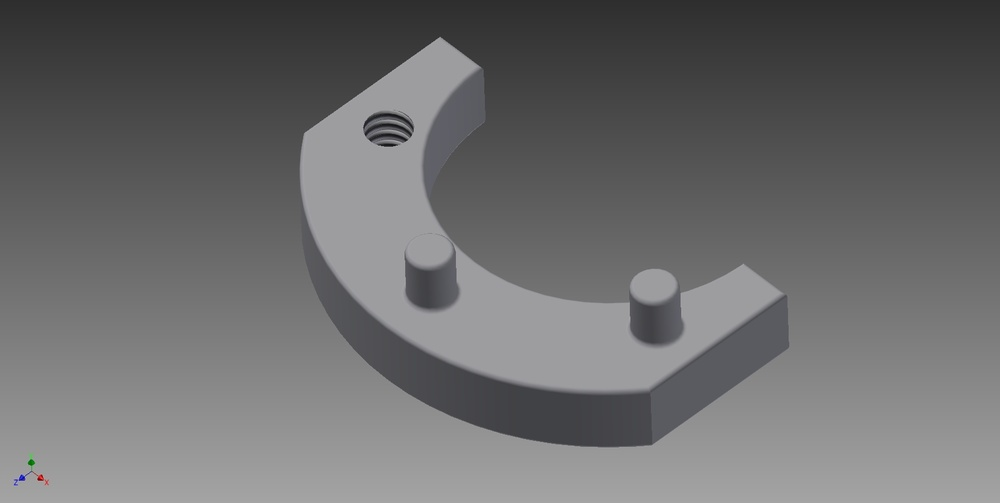
#> input picture Week 9/sample_image.jpg, 1000 x 503 px, shrunk from 1656 x 833 before the run
$ python python_tutorial_week9_with_answers.py
#> lines starting #> are read from the running program, lines starting #| are printed output that depends on the picture
# -*- coding: utf-8 -*-
"""
Created on Sat Oct  8 16:57:33 2016

previous file name was cycle0_week5.py

@author: jledue
"""

import numpy as np
import matplotlib.pyplot as plt

"""
As we have been learning about arrays, strings, loops, etc we've paused
a few times to check graphically that what we were doing made sense.  In
this tutorial we will spend more time exploring different types of plots
and figures in matplotlib.

Our goals are to introduce the basic plot commands (plot, bar) as well
as imshow which can be used to display 2D images.  We will
learn the basic commands for adding titles, lables, changing font size
and adding legends.

Full documentation and examples on matplotlib are here:
http://matplotlib.org/index.html


2d line plots

First let's make some data for plotting. In this case a parabola.

1. Set up the x values as an ordered list.  Start the list at 0, use an
increment of 0.1 and end at 3.
"""

x=np.arange(.0,3,.1)

# 2. Square the x values and assign the result to a new variable called y1.

y1=np.power(x,2)

"""
When making plots you usually begin by creating a figure window.  Follow
that by the plotting command:
"""

plt.figure();
plt.plot(y1)

"""
3. Notice the x axis is the y1 index (0-30) replot again and make use of the
x values.
"""

plt.figure();
plt.plot(x,y1)

# This is the basic 2d plot.  We can add a title.  Highlight and run the
#next 3 lines together.
plt.figure();
plt.plot(x,y1)
plt.title('First plot example of a parabolic curve')

"""
% Notice the input to the title is a string.  So when we are working with
% our data, we can create titles that incorporate string variables (Such as
% the file name where the data came from).

% 4. Add the string 'x values' as an x axis label and the string 'y values'
% as a y axis label using the commands xlabel and ylabel
"""
plt.figure();
plt.plot(x,y1)
plt.title('First plot example of a parabolic curve')
plt.xlabel('x values')
plt.ylabel('y values')

"""
matplotlib's default fontsize is often too small.  People you share the plots
with will complain.

5. Re-do the plot and change the fontsize of the xlabel and ylabel to
match the title.  The commands are analogous.
"""

plt.figure();
plt.plot(x,y1)
plt.title('First plot example of a parabolic curve',fontsize=18)
plt.xlabel('x values',fontsize=18)
plt.ylabel('y values',fontsize=18)

# What about the axis tick labels? ie the numbers on the axes?

# try:
plt.figure();
plt.plot(x,y1)
plt.title('First plot example of a parabolic curve',fontsize=18)
plt.xlabel('x values',fontsize=18)
plt.ylabel('y values',fontsize=18)
plt.tick_params(labelsize=18)

"""
help(plt.tick_params)

will take you to a full list.  Fontsize is just one thing we can change.

Another common one is to elimate the drawing of the axis on the top and
right hand sides, which makes the graph look boxed in.  This is a little more
complicated unfortunately.
"""

plt.figure();
#assign the axis to a variable so we manipluate them
ax = plt.subplot(111)
ax.plot(x, y1)

# Hide the right and top spines
ax.spines['right'].set_visible(False)
ax.spines['top'].set_visible(False)

# Only show ticks on the left and bottom spines
ax.yaxis.set_ticks_position('left')
ax.xaxis.set_ticks_position('bottom')


# or to add gridlines
ax.grid(1,which='major',axis='x')

"""
There are a lot of options, too many to go into each one, but the matplotlib
website mentioned at the beginning has a lot of examples.

Let's move to the situation where you want to plot more than one curve
together.

6. Create another variable called y2.  Assign it the values of x raised
to the 1.5 power instead of as we did for y1 above.
"""

y2=np.power(x,1.5)

"""
7. Let's begin by making a new figure window and plotting y1 vs x as we
did above.
"""

plt.figure();
plt.plot(x,y1)

# 8. plot y2 vs x is analogous way to y1.
plt.figure();
plt.plot(x,y1)
plt.plot(x,y2)

"""
Notice that by default matplotlib has colored the curves blue and green.

Let's say we wanted it the other way around.  We can add another argument
to the plot command to indicate the color.

Try:
"""


plt.figure();
plt.plot(x,y1,'g')
plt.plot(x,y2,'b')

"""
details are listed under help(plt.plot)

For example if we wanted a red line dashed and a blue one to have
circles marking the points.

Try:
"""

plt.figure();
plt.plot(x,y1,'--r')
plt.plot(x,y2,'ob')

# Now that we have two curves a legend also becomes important.
plt.figure();
plt.plot(x,y1,'--r',label='Power2')
plt.plot(x,y2,'ob',label='Power1.5')
plt.legend(loc='upper center', shadow=True, fontsize='x-large')

"""
% Let's move on to an example where we would like to represent the error
% bounds of multiple measurements.

% Let's add some random noise to our parabola
% Example: parabola with noise
"""
y1=np.power(x,2)+.5*np.random.randn(np.size(y1))

""" 9. plot it to see the effect of the noise."""

plt.figure();
plt.plot(x,y1)

"""
% 10.  Create an empty variable (filled with zeros) with space for 10
% replicates of y1 called all_y1.  First store the value 10 in a variable
% called n_reps, so we can easily change it later.  Make all_y1 have 10
% columns and get the number of rows from the number of elements of y1.
"""
n_reps=10;
all_y1=np.zeros((np.size(y1),n_reps));

"""
11. Construct a for loop to store the result of 10 (n_reps) instances of our
parabola with noise.  These could be a signal we've measured in reponse
to 10 stimuli for example.

use i as your loop variable.  Start your loop variable at 1 and end at
n_reps (10).
"""

for i in np.arange(0,10):
    print(i)
    y1=np.power(x,2)+.5*np.random.randn(np.size(y1))
    all_y1[:,i]=y1

"""
Your loop can contain 2 commands, one like the Example: parabola with
noise above, which generates a parabola with noise and a second which
indexes all_y1 using the loop variable and stores the values in the
correct places in the larger matrix.

Now try
"""

plt.figure();
plt.plot(all_y1)

"""
This plots all the columns so you can see the noise.

12.  Use the mean command to average all_y1 over the reps.  Store the
result in a variable called avg_y1.
"""

avg_y1=np.mean(all_y1,1)

"""
13 Use the std command to calculate the standard deviation at each x
value. Store the result in a variable called err_y1.
"""

err_y1=np.std(all_y1,1)

"""
Bonus: This is standard deviation, how would you get standard error of
the mean?

Note that you can do this directly with math, or google scipy.stats.sem

Now we can use fill between to represent the error bounds as a shaded region
"""

plt.figure();
plt.plot(x, avg_y1, 'k-')
plt.fill_between(x, avg_y1-err_y1, avg_y1+err_y1)

"""
Let's move on to Bar graphs.

14. Make two variables called b1, b2 & b3 assign one the values 10, 5, & 7.5.
"""

b1=10
b2=5
b3=7.5

"""
The matplotlib command for bar graphs is bar.
"""
#define the x position of the groups
x=(1,2,3)
plt.figure();
plt.bar(x,(b1,b2,b3))

"""
It looks a bit rediculous with the bars so wide, so you can give bar a
third input to change this:
"""

plt.figure();
plt.bar(x,(b1,b2,b3),.3)

"""
Let's create another set of numbers representing the standard error of
the mean for each bar.
"""

err_b=(1, 1.5, .7)

#Another input to bar will handle the errors.
plt.figure();
plt.bar(x,(b1,b2,b3),.3,yerr=err_b)

"""
Lastly displaying images.

load in sample_image.jpg using imread, last time we used the scipy module to
imread but matplotlib has one too.
"""

img=plt.imread("sample_image.jpg")
#> img is the input picture: shape (503, 1000, 3); mean R, G, B 107.2, 107.2, 107.8
#recall you might need to use pwd and cd to navigate to the folder with the
#sample image or supply the full path.

#generate a figure window and then use imshow
plt.figure();
plt.imshow(img)

#or only the green channel

plt.figure()
plt.imshow(img[:,:,1])

# Bonus, How can the range of displayed grey values be changed?
plt.figure()
plt.imshow(img[:,:,1],vmin=25,vmax=175)

#Bonus 2, How can the colormap be changed?
#https://matplotlib.org/examples/color/colormaps_reference.html
plt.figure()
plt.imshow(img[:,:,1],cmap='hot')
#> figure, not shown here; curve peaks at x = 29, y = 8.41
#> figure, not shown here; curve peaks at x = 2.9, y = 8.41
#> figure, not shown here; curve peaks at x = 2.9, y = 8.41
#> figure, not shown here; curve peaks at x = 2.9, y = 8.41
#> figure, not shown here; curve peaks at x = 2.9, y = 8.41
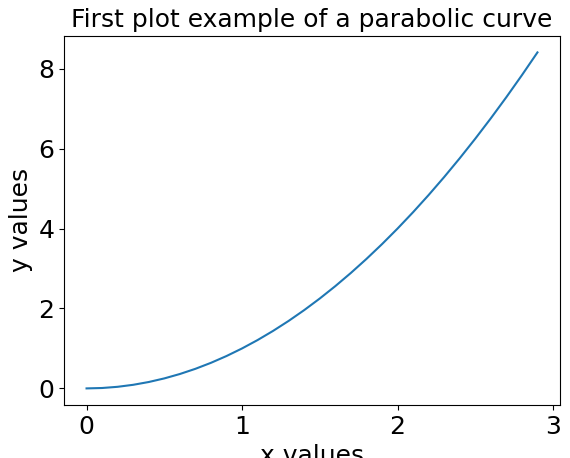
#> figure drawn by matplotlib, 1 panel; curve peaks at x = 2.9, y = 8.41
#> figure, not shown here; curve peaks at x = 2.9, y = 8.41
#> figure, not shown here; curve peaks at x = 2.9, y = 8.41; curve peaks at x = 2.9, y = 4.94
#> figure, not shown here; curve peaks at x = 2.9, y = 8.41; curve peaks at x = 2.9, y = 4.94
#> figure, not shown here; curve peaks at x = 2.9, y = 8.41; curve peaks at x = 2.9, y = 4.94
#> figure, not shown here; curve peaks at x = 2.9, y = 8.41; curve peaks at x = 2.9, y = 4.94
#> figure, not shown here; curve peaks at x = 2.9, y = 9.14
#> figure, not shown here; curve peaks at x = 29, y = 8.23; curve peaks at x = 29, y = 8.94; curve peaks at x = 29, y = 8.87
#> figure, not shown here; curve peaks at x = 2.9, y = 8.57
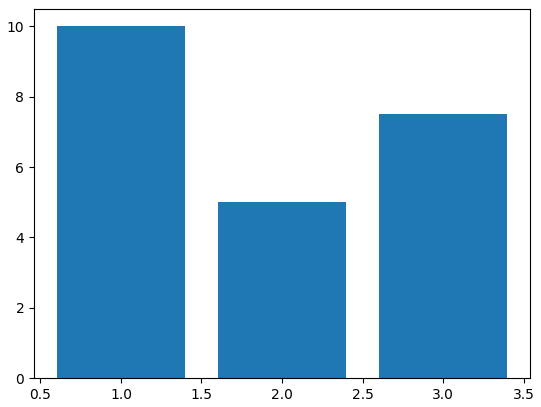
#> figure drawn by matplotlib, 1 panel; tallest bar 10 high, from x = 0.6 to 1.4
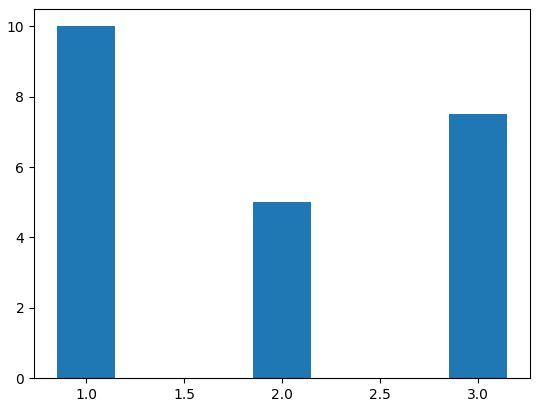
#> figure drawn by matplotlib, 1 panel; tallest bar 10 high, from x = 0.85 to 1.15
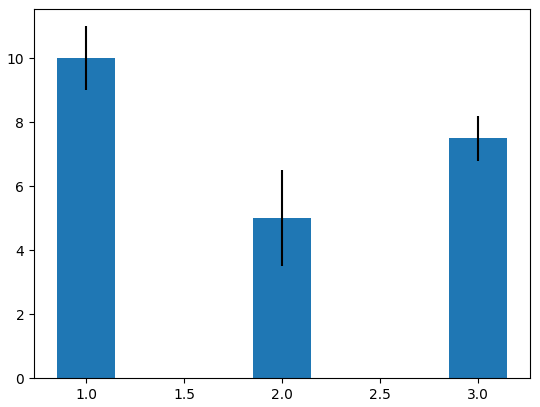
#> figure drawn by matplotlib, 1 panel; tallest bar 10 high, from x = 0.85 to 1.15
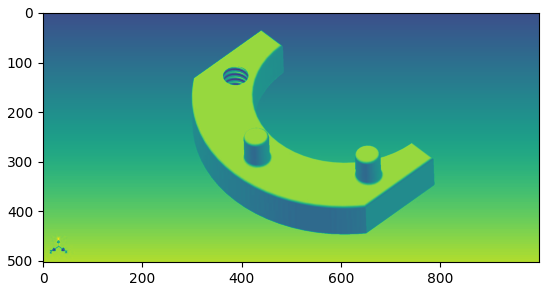
#> figure drawn by matplotlib, 1 panel
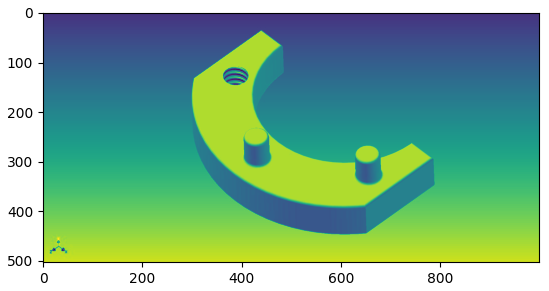
#> figure drawn by matplotlib, 1 panel
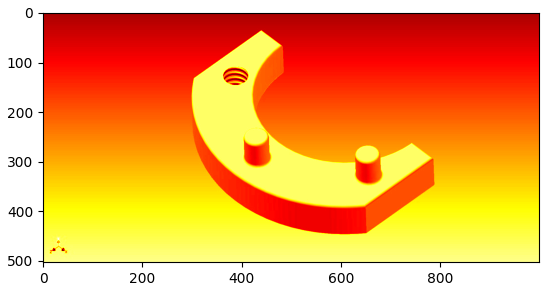
#> figure drawn by matplotlib, 1 panel
